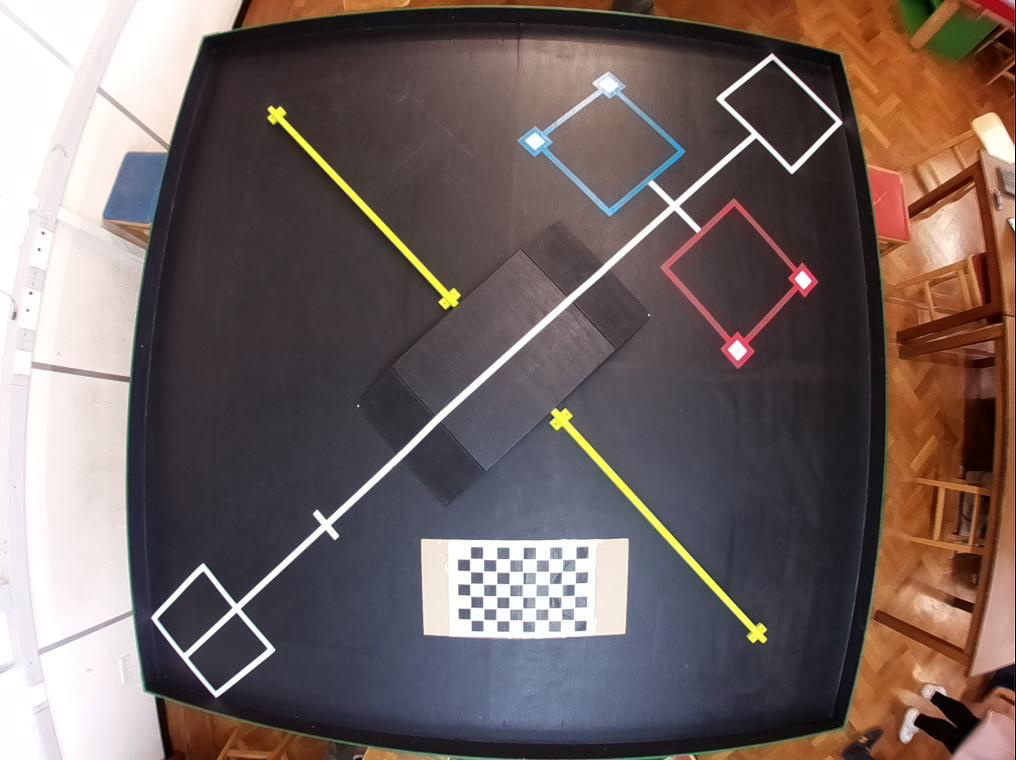
#> input picture distortion/imgs/1000.jpg, 1016 x 760 px, found by its file name; its folder holds 5 pictures in this run
$ python correction.py
#> lines starting #> are read from the running program, lines starting #| are printed output that depends on the picture; after the words box and inside, x2 and y2 are one past the last pixel; in counts of white or black regions, pixels touching at a corner belong together
import numpy as np
import cv2 as cv
from os import listdir
from os.path import isfile, join

path = 'distortion/imgs'

images = [join(path, f) for f in listdir(path) if isfile(join(path, f))]

CHECKERBOARD = (6, 9)

# termination criteria
criteria = (cv.TERM_CRITERIA_EPS + cv.TERM_CRITERIA_MAX_ITER, 30, 0.001)
# prepare object points, like (0,0,0), (1,0,0), (2,0,0) ....,(6,5,0)
objp = np.zeros((9*6,3), np.float32)
objp[:,:2] = np.mgrid[0:9,0:6].T.reshape(-1,2)
# Arrays to store object points and image points from all the images.
objpoints = [] # 3d point in real world space
imgpoints = [] # 2d points in image plane.

for fname in images:
    img = cv.imread(fname)
#> img is the input picture: shape (760, 1016, 3); mean B, G, R 97.8, 100.3, 114.6
    gray = cv.cvtColor(img, cv.COLOR_BGR2GRAY)
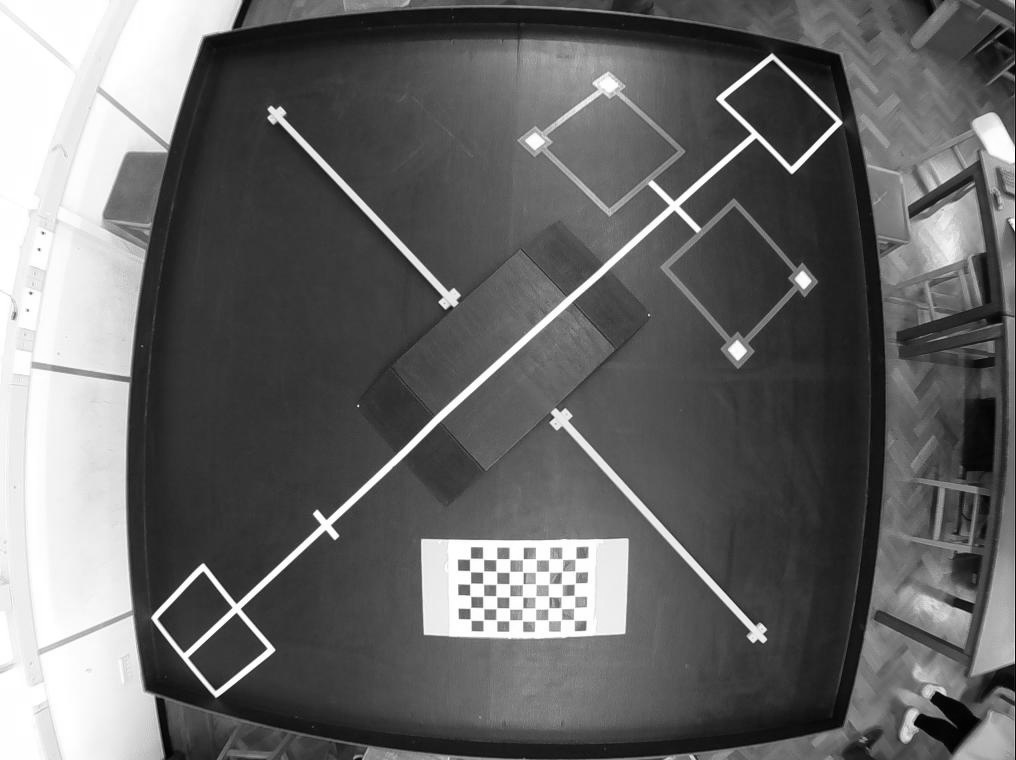
#> gray: shape (760, 1016); min 0, max 255, mean 104.3
    # Find the chess board corners
    ret, corners = cv.findChessboardCorners(gray, CHECKERBOARD, None)
#> ret = True; corners = 54 rows, first 8: [575.6, 558.4], [575.3, 571.4], [574.8, 583.4], [574.4, 595.3], [574.3, 607.7], [573.8, 619.8], [562.5, 559.2], [562.1, 571.5]
    # If found, add object points, image points (after refining them)
    if ret == True:
        objpoints.append(objp)
        corners2 = cv.cornerSubPix(gray,corners, (11,11), (-1,-1), criteria)
#> corners2 = 54 rows, first 8: [579.6, 555.1], [574.2, 580], [574.2, 580], [571.1, 588.6], [576.9, 615.5], [573.8, 619.8], [562, 566], [557.7, 579.3]
        imgpoints.append(corners)
        # Draw and display the corners
        cv.drawChessboardCorners(img, CHECKERBOARD, corners2, ret)
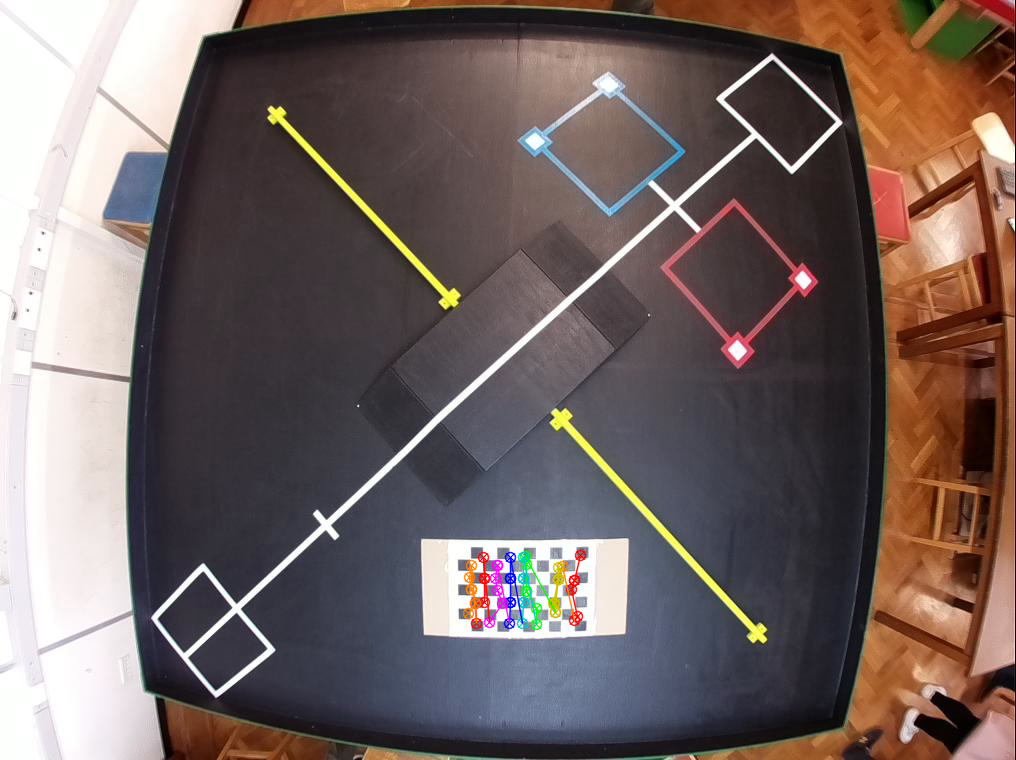
#> img: shape (760, 1016, 3); 0.64% of pixels changed, all inside (x1, y1, x2, y2) = (462, 549, 587, 631)
#> pass 2 of the loop `for fname in images:`:
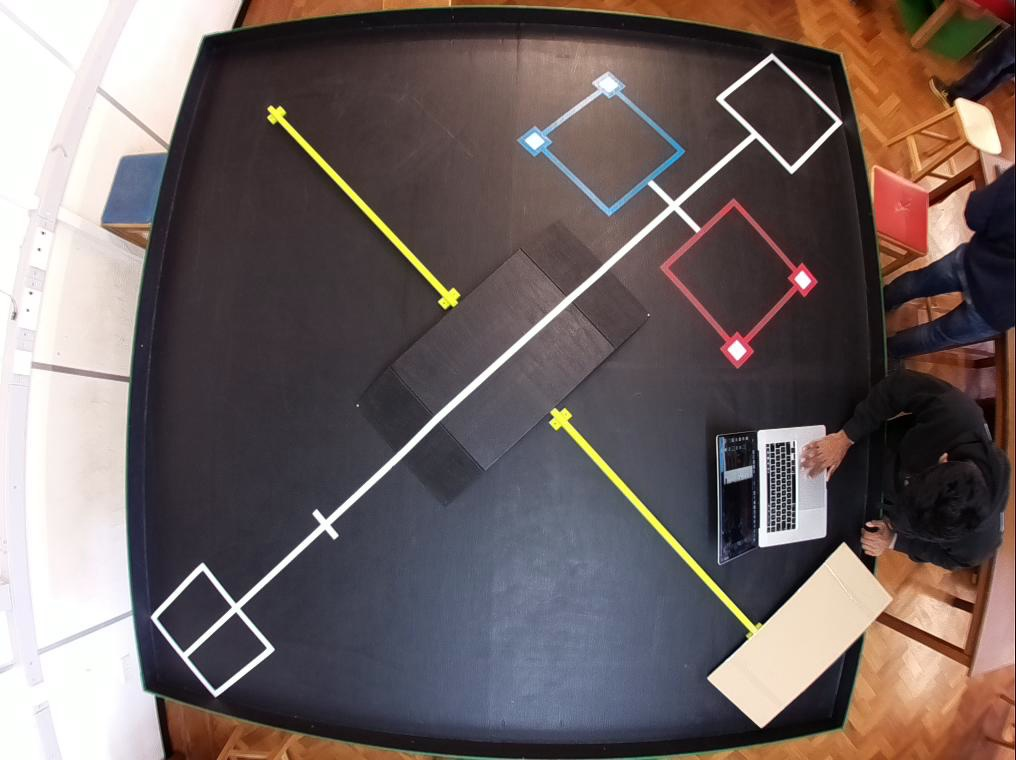
#> input picture distortion/imgs/10200.jpg, 1016 x 760 px, found by its file name
#> img is the input picture: shape (760, 1016, 3); mean B, G, R 98, 99, 111.4
#> `gray = cv.cvtColor(img, cv.COLOR_BGR2GRAY)`:
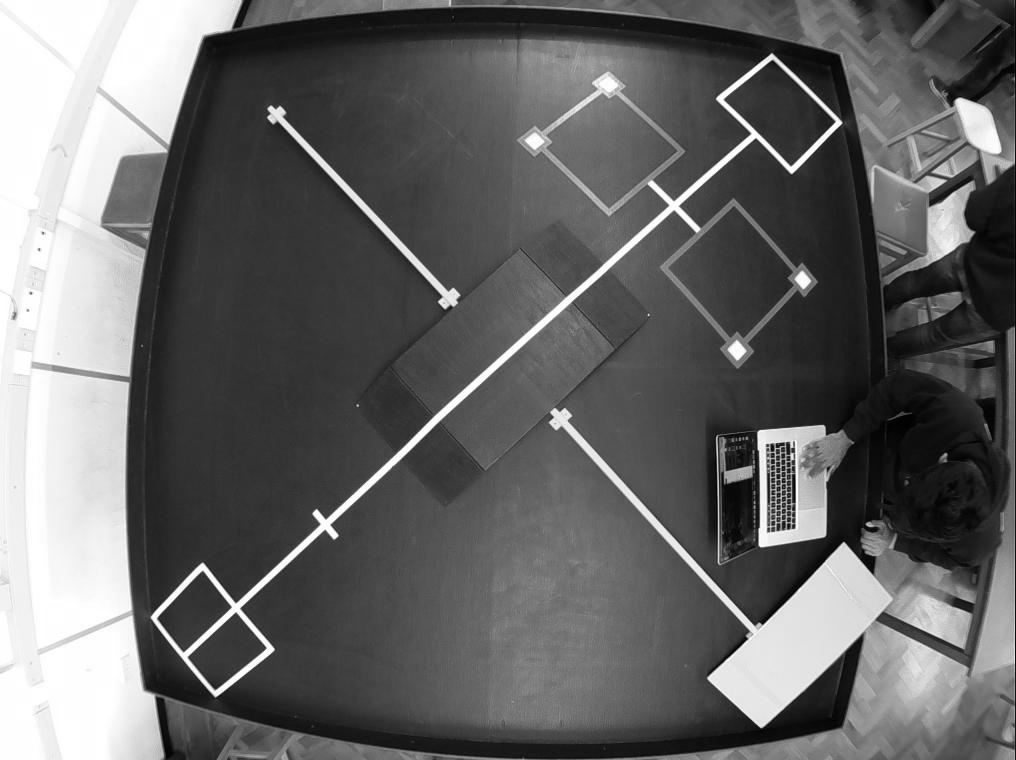
#> gray: shape (760, 1016); min 0, max 255, mean 102.6
#> ret = False; corners = None
#> pass 3 of the loop `for fname in images:`:
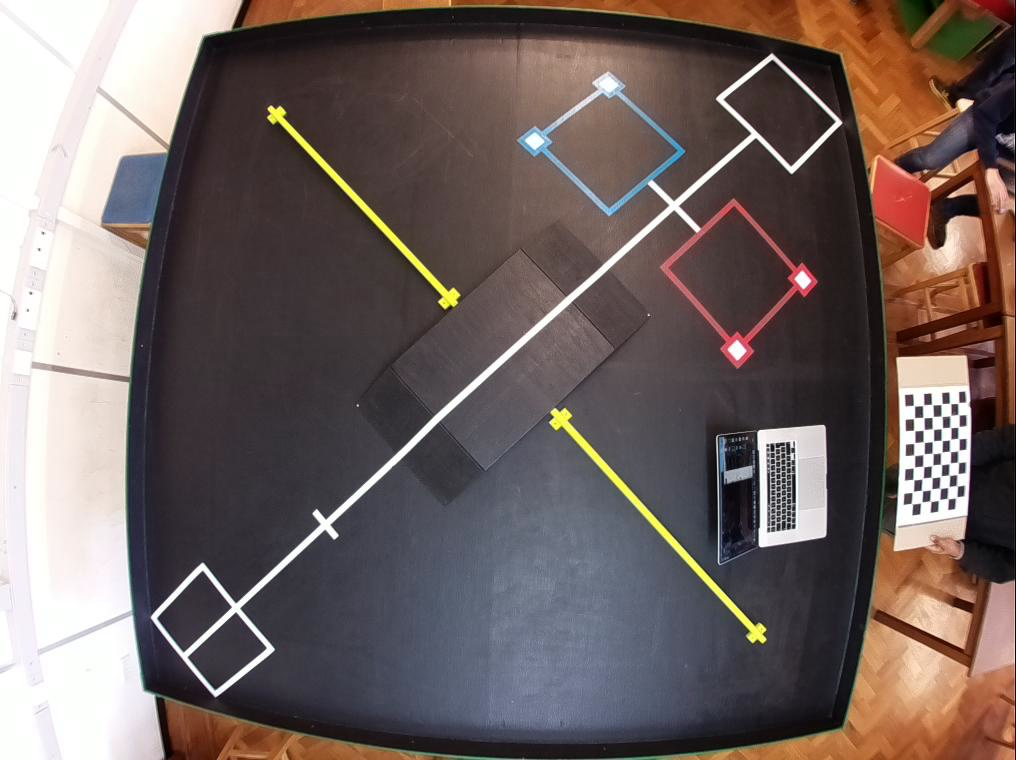
#> input picture distortion/imgs/10400.jpg, 1016 x 760 px, found by its file name
#> img is the input picture: shape (760, 1016, 3); mean B, G, R 96.8, 99.5, 113.1
#> `gray = cv.cvtColor(img, cv.COLOR_BGR2GRAY)`:
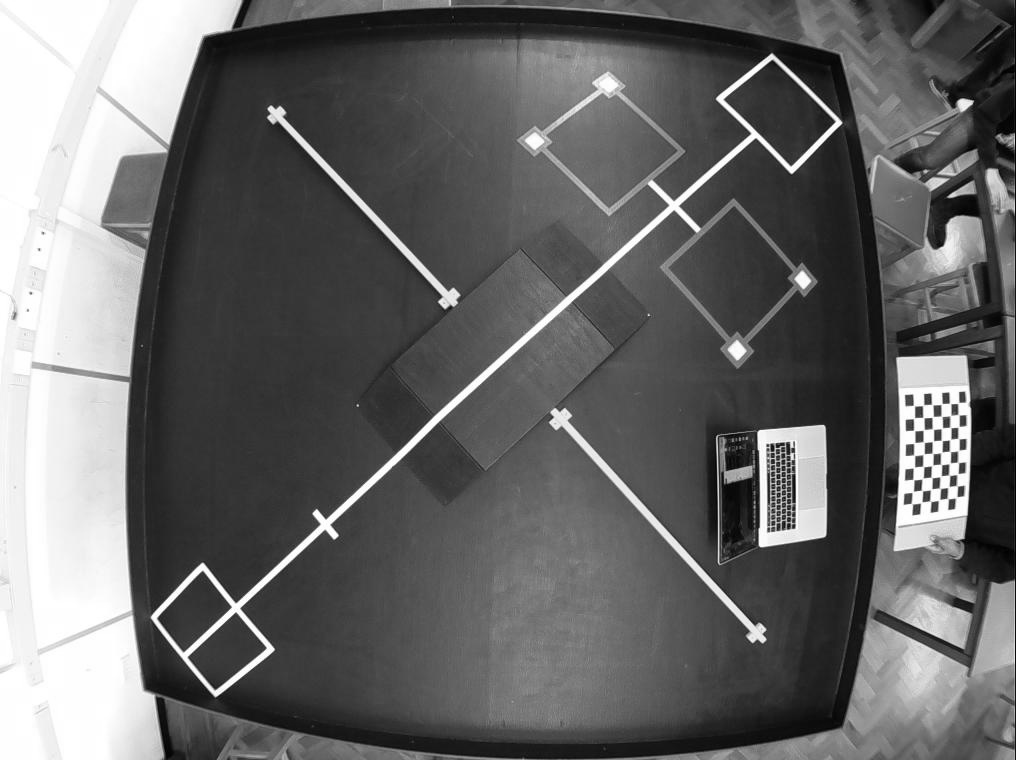
#> gray: shape (760, 1016); min 0, max 255, mean 103.3
#> ret = True; corners = 54 rows, first 8: [915.4, 406.6], [924, 406], [933, 403.5], [940.1, 405.1], [948.7, 402.7], [959.4, 401.8], [915.5, 417.2], [924.4, 418.5]
#> corners2 = 54 rows, first 8: [918.6, 412.1], [918.6, 412.1], [931.6, 402.1], [940.8, 409.9], [949.8, 400.9], [965.6, 399.4], [918.6, 412.1], [928.4, 422.7]
#> `cv.drawChessboardCorners(img, CHECKERBOARD, corners2, ret)`:
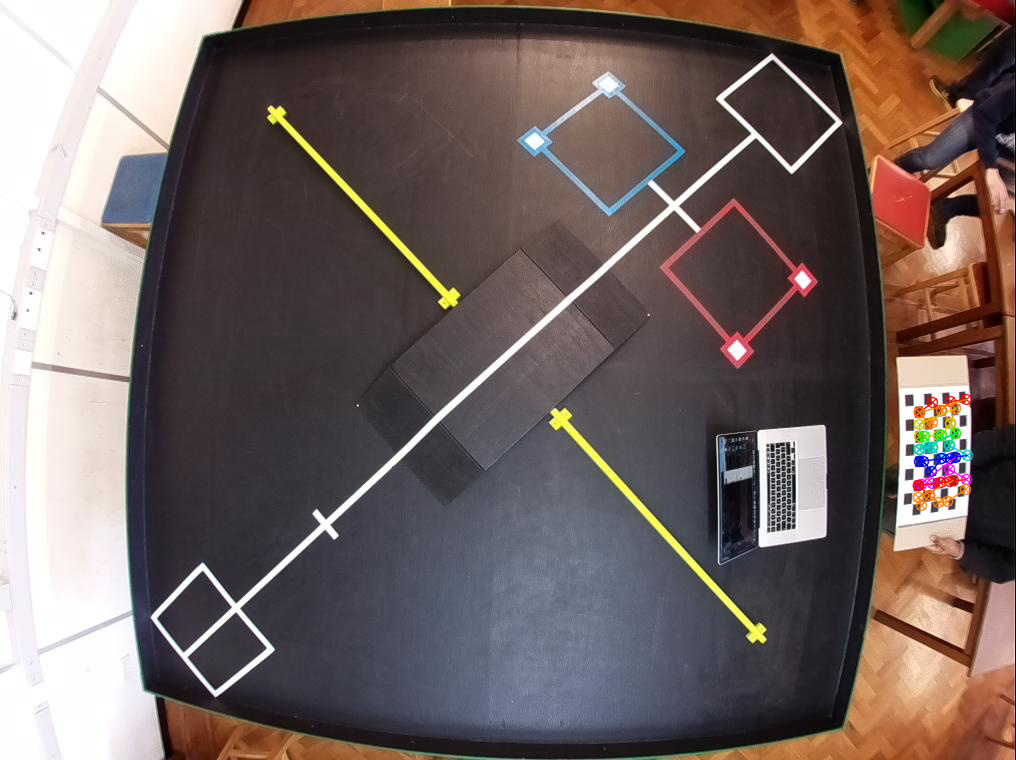
#> img: shape (760, 1016, 3); 0.55% of pixels changed, all inside (x1, y1, x2, y2) = (912, 393, 974, 512)
#> the loop made 5 passes; the first 3 are shown
        #cv.imshow('img', img)
        #cv.waitKey(100)

#cv.destroyAllWindows()
ret, mtx, dist, rvecs, tvecs = cv.calibrateCamera(objpoints, imgpoints, gray.shape[::-1], None, None)

img = cv.imread('/Users/adhi/Desktop/IDP/distortion/imgs/600.jpg')
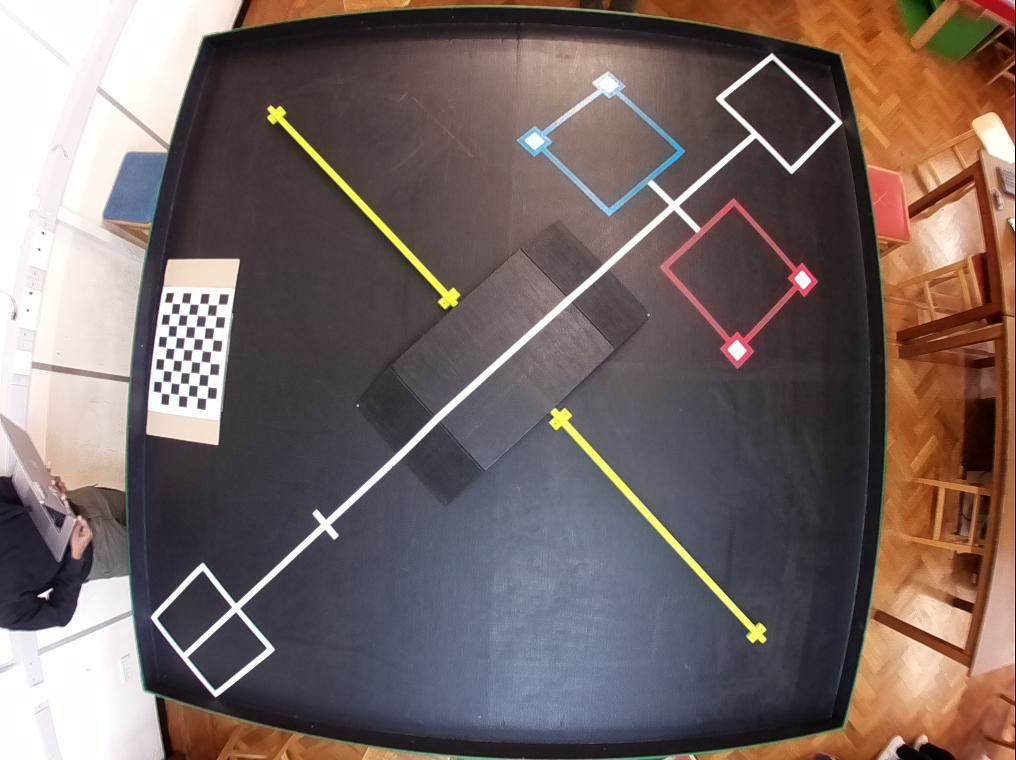
#> input picture distortion/imgs/600.jpg, 1016 x 760 px, found by its file name
#> img is the input picture: shape (760, 1016, 3); mean B, G, R 100.4, 103.3, 118.5
w,  h = img.shape[:2]
#> w = 760; h = 1016
newcameramtx, roi = cv.getOptimalNewCameraMatrix(mtx, dist, (w,h), 1, (w,h))

mtx.tofile('distortion/cameramatrix.dat')
dist.tofile('distortion/distortionmatrix.dat')
newcameramtx.tofile('distortion/newcameramatrix.dat')
